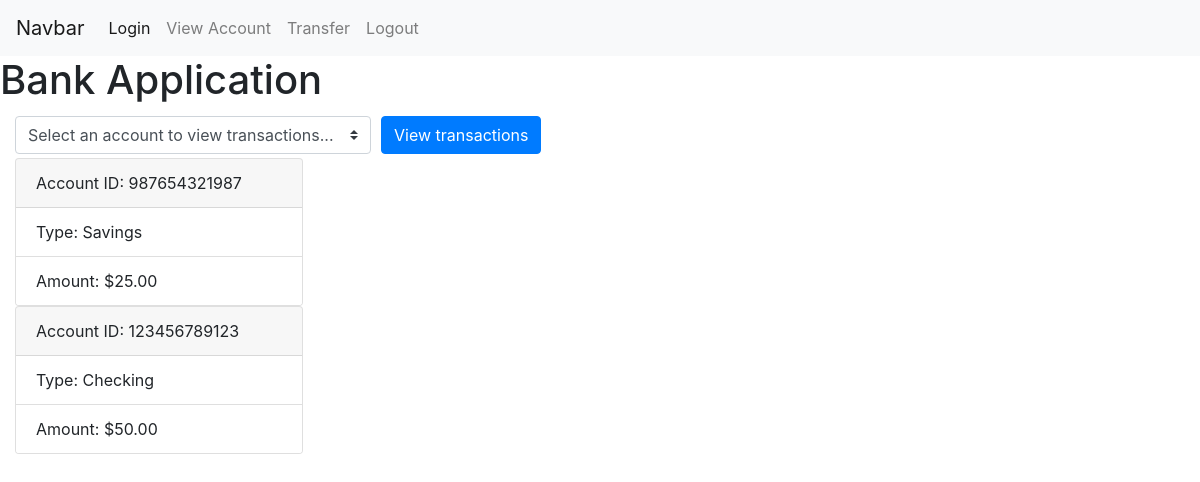
The page /view (signed in) on the database its author committed.
### bankapp/modules.py (models this page shows, shortened)
class Account(db.Model):
	_id = db.Column("id", db.Integer, primary_key=True)
	bank_id = db.Column("number", db.Integer, unique=True)
	amount = db.Column("amount", db.Numeric(scale=2))
	account_type = db.Column("type", db.String(10))
	transactions = db.relationship("Transaction", backref="receiver", lazy=True)
	owner_id = db.Column(db.Integer, db.ForeignKey("customer.id"), nullable=False)

### bankapp/routes.py (the view)
@app.route("/", methods=["POST", "GET"])
@app.route("/view", methods=["POST", "GET"])
def view():
	if ("user" in session):
		user = session["user"]
		if request.method == "POST":
			account_to_get = request.form["account_select"]
			session["account"]=account_to_get
			return redirect(url_for("view_transactions"))
		else:
			customer_to_view = Customer.query.filter_by(name=user).first()
			accounts_to_view = Account.query.filter_by(owner=customer_to_view)
		return render_template("view.html", acs=accounts_to_view)
	flash("Please log in to view your accounts.")
	return redirect(url_for("login"))

### bankapp/templates/view.html (shortened to what this page needs)
{% extends "base.html" %}
{% block content%}
	<form action = "#" method="post">
	  	<div class="form-row align-items-center">
	    	<div class="col-auto my-1">
	      		<select class="custom-select mr-sm-2" id="inlineFormCustomSelect" name="account_select">
	        		<option selected>Select an account to view transactions...</option>
	      		</select>
	    	</div>
	    	<div class="col-auto my-1">
	      		<button type="submit" class="btn btn-primary">View transactions</button>
	    	</div>
	  	</div>
	</form>
	{% for ac in acs %}
		<div class="card" style="width: 18rem;">
			<div class="card-header">
				Account ID: {{ac.bank_id}}
			</div>
			<ul class="list-group list-group-flush">
			  	<li class="list-group-item">Type: {{ac.account_type}}</li>
			  	<li class="list-group-item">Amount: ${{ac.amount}}</li>
			</ul>
		</div>
	{% endfor %}
{% endblock %}

### bankapp/templates/base.html (shortened to what this page needs)
<!DOCTYPE html>
<html>
<head>
	<link rel="stylesheet" href="https://cdn.jsdelivr.net/npm/bootstrap@4.5.3/dist/css/bootstrap.min.css">
</head>
<body>
	<nav class="navbar navbar-expand-lg navbar-light bg-light">
	  <a class="navbar-brand" href="#">Navbar</a>
	  <div class="collapse navbar-collapse" id="navbarNavAltMarkup">
	    <div class="navbar-nav">
	      <a class="nav-link active" href="login">Login <span class="sr-only">(current)</span></a>
	      <a class="nav-link" href="view">View Account</a>
	      <a class="nav-link" href="transfer">Transfer</a>
	      <a class="nav-link" href="logout">Logout</a>
	    </div>
	  </div>
	</nav>
	<h1>Bank Application</h1>
	<div class="container-fluid">
		{% block content %}
		{% endblock %}
	</div>
</body>
</html>

### rows shown on the page
Account: bank_id "987654321987", account_type "Savings", amount "25.00"
Account: bank_id "123456789123", account_type "Checking", amount "50.00"
